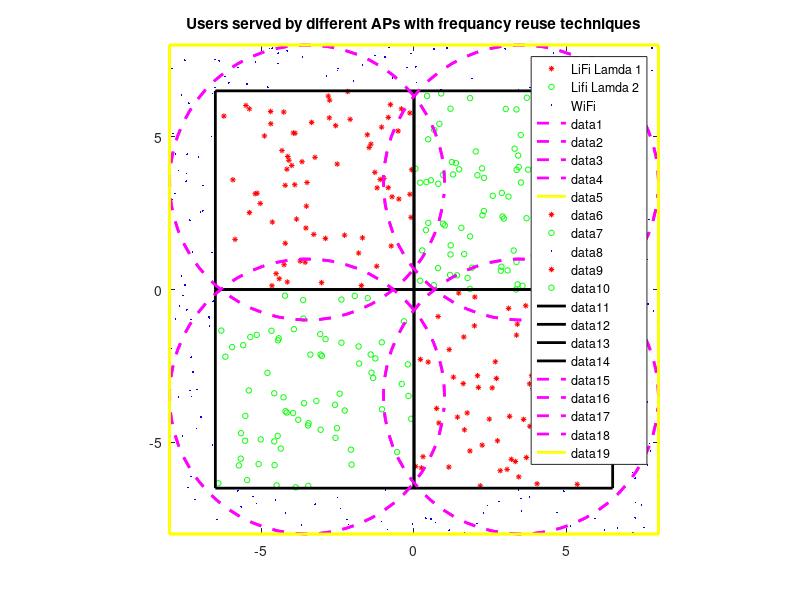

This figure's MATLAB source:
%%%%%%%%%%%%%%%%%%%
% Created in 2017/4
%% B.Sc. Senior Project
%% By Sondos A. Alshami
%% Telecommunication Engineering 
%% Lebanese International University
%%%%%%%%%%%%%%%%%%%%%%%%%%%
clear; close all; clc;
r=4.5; %Circle raduis
N=500; %Number of users
lifi=1000;
wifi= 1000; %Wifi througput in Mbps


W=16;%Room width
L=16;%Room Length
xroom=[-8 8 8 -8 -8 ]; %Room dimentions in the x-axis
yroom=[8 8 -8 -8 8 ]; %Room dimentions in the y axis
% uniform Random distribution of users in the room
x=W*rand(1,N)- W/2; %Random X position of users 
y=L*rand(1,N)-L/2;  %Random Y position of users

%Circles center
x0=-3.5; y0=3.5;
x1=3.5;  y1=3.5;
x2=3.5;  y2=-3.5;
x3=-3.5; y3=-3.5;

%ploting the centers and legend
figure(2)
plot(x0,y0,'r*','MarkerSize',4);hold on;
  plot(x1,y1,'go','MarkerSize',4);hold on;
  plot(-7.5,7.5,'b.','MarkerSize',4);hold on;

  legend('LiFi Lamda 1','Lifi Lamda 2','WiFi')
%Draw a circles
th=0:0.1:2*pi;
xp=r*cos(th); yp=r*sin(th);
figure(2)
plot(xp+x0,yp+y0,'m--','LineWidth',2);hold on;
plot(xp+x1,yp+y1,'m--','LineWidth',2);hold on;
plot(xp+x2,yp+y2,'m--','LineWidth',2);hold on;
plot(xp+x3,yp+y3,'m--','LineWidth',2);
hold on;
plot(xroom,yroom,'y-','LineWidth',2,'MarkerSize',20);hold on;
%grid on 
%Calculate ditances between each 2 circles
h1= sqrt((x1-x0)^2+(y1-y0)^2); %Horizantal distance between the upper 2 circles 
h2= sqrt((x3-x2)^2+(y3-y2)^2); %Horizantal distance between the lower 2 circles
v1= sqrt((x3-x0)^2+(y3-y0)^2); %Vertical distance between the first 2 circles
v2= sqrt((x2-x1)^2+(y2-y1)^2); %Vertical distance between the second 2 circles
%Calculate intersection distance in CCI case
d1=-((2*r)-h1);
d2=-((2*r)-h2);
d3=-((2*r)-v1);
d4=-((2*r)-v2);
%new centers
%x00=x0+d1; y00=y0-d3;
%x11=x1-d1; y11=y1-d4;
%x22=x2-d2; y22=y2+d4;
%x33=x3+d2; y33=y3+d3;
%check if the point inside the circle 
re=2
%for i=1:N 
%   if (x(i)-x0)^2+(y(i)-y0)^2<=(r+d1)^2||(x(i)-x0)^2+(y(i)-y0)^2<=(r+d3)^2
 %       plot(x(i),y(i),'b*');
  %       else if (x(i)-x1)^2+(y(i)-y1)^2<=(r+d2)^2||(x(i)-x1)^2+(y(i)-y1)^2<=(r+d4)^2
   %           plot(x(i),y(i),'go');
        
    %    else if ((x(i)-x2)^2+(y(i)-y2)^2<=(r+d2)^2||(x(i)-x2)^2+(y(i)-y2)^2<=(r+d4)^2)
     %           plot(x(i),y(i),'sc','MarkerFaceColor','c');
           
      %      else if ((x(i)-x3)^2+(y(i)-y3)^2<=(r+d1)^2||(x(i)-x3)^2+(y(i)-y3)^2<=(r+d3)^2)
       %              plot(x(i),y(i),'k^','MarkerFaceColor',[1 1 0]);
    %else
     %    plot(x(i),y(i),'r.');
      %          end
       %     end
        %     end
       %axis([-3.5 3.5 -3.5 3.5]);  
    %end
%end
%axis equal; 
%axis([-8 8 -8 8]); 
%Draw squares
s1x=[0 0 -6.5 -6.5 0];
s1y=[0 6.5 6.5 0 0];
s2x=[0 0 6.5 6.5 0];
s2y=[0 6.5 6.5 0 0];
s3x=[0 0 6.5 6.5 0];
s3y=[-6.5 0 0 -6.5 -6.5];
s4x=[0 0 -6.5 -6.5 0];
s4y=[-6.5 0 0 -6.5 -6.5];
s5x=[-6.5 6.5 6.5 -6.5 -6.5];
s5y=[6.5 6.5 -6.5 -6.5 6.5];

in1=inpolygon(x,y,s1x,s1y);
in2=inpolygon(x,y,s2x,s2y);
in3=inpolygon(x,y,s3x,s3y);
in4=inpolygon(x,y,s4x,s4y);
in5=inpolygon(x,y,s5x,s5y);
plot(x(in1),y(in1),'r*','MarkerSize',4)

      plot(x(in2),y(in2),'go','MarkerSize',4)
       plot(x(~in5),y(~in5),'b.','MarkerSize',4)
      plot(x(in3),y(in3),'r*','MarkerSize',4)
      plot(x(in4),y(in4),'go','MarkerSize',4)
      hold on
     
     %in1=inpolygon(x(i),y(i),s1x,s1y);
      
      

axis equal; 
   
axis([-8 8 -8 8]); 
%legend('','','',)
plot (s1x,s1y,'k-','LineWidth',2);
hold on;

plot (s2x,s2y,'k-','LineWidth',2);hold on;
plot (s3x,s3y,'k-','LineWidth',2);hold on;
plot (s4x,s4y,'k-','LineWidth',2);hold on;
axis equal; 

plot(xp+x0,yp+y0,'m--','LineWidth',2);hold on;
plot(xp+x1,yp+y1,'m--','LineWidth',2);hold on;
plot(xp+x2,yp+y2,'m--','LineWidth',2);hold on;
plot(xp+x3,yp+y3,'m--','LineWidth',2);
hold on;
plot(xroom,yroom,'y-','LineWidth',2,'MarkerSize',20);hold on;
title ('Users served by different APs with frequancy reuse techniques');